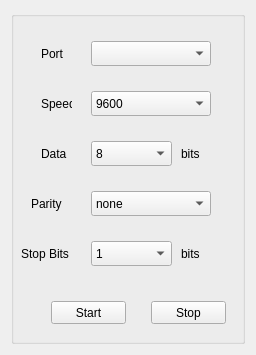
<?xml version="1.0" encoding="UTF-8"?>
<ui version="4.0">
 <class>Serial</class>
 <widget class="QWidget" name="Serial">
  <property name="geometry">
   <rect>
    <x>0</x>
    <y>0</y>
    <width>256</width>
    <height>355</height>
   </rect>
  </property>
  <property name="windowTitle">
   <string>Form</string>
  </property>
  <layout class="QVBoxLayout" name="verticalLayout">
   <item>
    <widget class="QGroupBox" name="serialBox">
     <property name="title">
      <string/>
     </property>
     <widget class="QLabel" name="label_2">
      <property name="geometry">
       <rect>
        <x>30</x>
        <y>30</y>
        <width>30</width>
        <height>25</height>
       </rect>
      </property>
      <property name="text">
       <string>Port</string>
      </property>
     </widget>
     <widget class="QLabel" name="label_3">
      <property name="geometry">
       <rect>
        <x>30</x>
        <y>80</y>
        <width>31</width>
        <height>25</height>
       </rect>
      </property>
      <property name="text">
       <string>Speed</string>
      </property>
     </widget>
     <widget class="QLabel" name="label_4">
      <property name="geometry">
       <rect>
        <x>30</x>
        <y>130</y>
        <width>41</width>
        <height>25</height>
       </rect>
      </property>
      <property name="text">
       <string>Data</string>
      </property>
     </widget>
     <widget class="QLabel" name="label_5">
      <property name="geometry">
       <rect>
        <x>20</x>
        <y>180</y>
        <width>41</width>
        <height>25</height>
       </rect>
      </property>
      <property name="text">
       <string>Parity</string>
      </property>
     </widget>
     <widget class="QLabel" name="label_6">
      <property name="geometry">
       <rect>
        <x>10</x>
        <y>230</y>
        <width>61</width>
        <height>25</height>
       </rect>
      </property>
      <property name="text">
       <string>Stop Bits</string>
      </property>
     </widget>
     <widget class="QComboBox" name="portComboBox">
      <property name="geometry">
       <rect>
        <x>80</x>
        <y>30</y>
        <width>120</width>
        <height>25</height>
       </rect>
      </property>
     </widget>
     <widget class="QComboBox" name="speedComboBox">
      <property name="geometry">
       <rect>
        <x>80</x>
        <y>80</y>
        <width>120</width>
        <height>25</height>
       </rect>
      </property>
      <item>
       <property name="text">
        <string>9600</string>
       </property>
      </item>
      <item>
       <property name="text">
        <string>14400</string>
       </property>
      </item>
      <item>
       <property name="text">
        <string>19200</string>
       </property>
      </item>
      <item>
       <property name="text">
        <string>38400</string>
       </property>
      </item>
      <item>
       <property name="text">
        <string>57600</string>
       </property>
      </item>
      <item>
       <property name="text">
        <string>115200</string>
       </property>
      </item>
     </widget>
     <widget class="QComboBox" name="dataComboBox">
      <property name="geometry">
       <rect>
        <x>80</x>
        <y>130</y>
        <width>81</width>
        <height>25</height>
       </rect>
      </property>
      <item>
       <property name="text">
        <string>8</string>
       </property>
      </item>
      <item>
       <property name="text">
        <string>7</string>
       </property>
      </item>
     </widget>
     <widget class="QComboBox" name="parityComboBox">
      <property name="geometry">
       <rect>
        <x>80</x>
        <y>180</y>
        <width>120</width>
        <height>25</height>
       </rect>
      </property>
      <item>
       <property name="text">
        <string>none</string>
       </property>
      </item>
      <item>
       <property name="text">
        <string>odd</string>
       </property>
      </item>
      <item>
       <property name="text">
        <string>even</string>
       </property>
      </item>
     </widget>
     <widget class="QComboBox" name="stopbitsComboBox">
      <property name="geometry">
       <rect>
        <x>80</x>
        <y>230</y>
        <width>81</width>
        <height>25</height>
       </rect>
      </property>
      <item>
       <property name="text">
        <string>1</string>
       </property>
      </item>
      <item>
       <property name="text">
        <string>1.5</string>
       </property>
      </item>
      <item>
       <property name="text">
        <string>2</string>
       </property>
      </item>
     </widget>
     <widget class="QPushButton" name="serialstartPushButton">
      <property name="geometry">
       <rect>
        <x>40</x>
        <y>290</y>
        <width>75</width>
        <height>23</height>
       </rect>
      </property>
      <property name="text">
       <string>Start</string>
      </property>
     </widget>
     <widget class="QLabel" name="label_7">
      <property name="geometry">
       <rect>
        <x>170</x>
        <y>130</y>
        <width>41</width>
        <height>25</height>
       </rect>
      </property>
      <property name="text">
       <string>bits</string>
      </property>
     </widget>
     <widget class="QLabel" name="label_8">
      <property name="geometry">
       <rect>
        <x>170</x>
        <y>230</y>
        <width>41</width>
        <height>25</height>
       </rect>
      </property>
      <property name="text">
       <string>bits</string>
      </property>
     </widget>
     <widget class="QPushButton" name="serialstopPushButton">
      <property name="geometry">
       <rect>
        <x>140</x>
        <y>290</y>
        <width>75</width>
        <height>23</height>
       </rect>
      </property>
      <property name="text">
       <string>Stop</string>
      </property>
     </widget>
    </widget>
   </item>
  </layout>
 </widget>
 <resources/>
 <connections/>
</ui>
